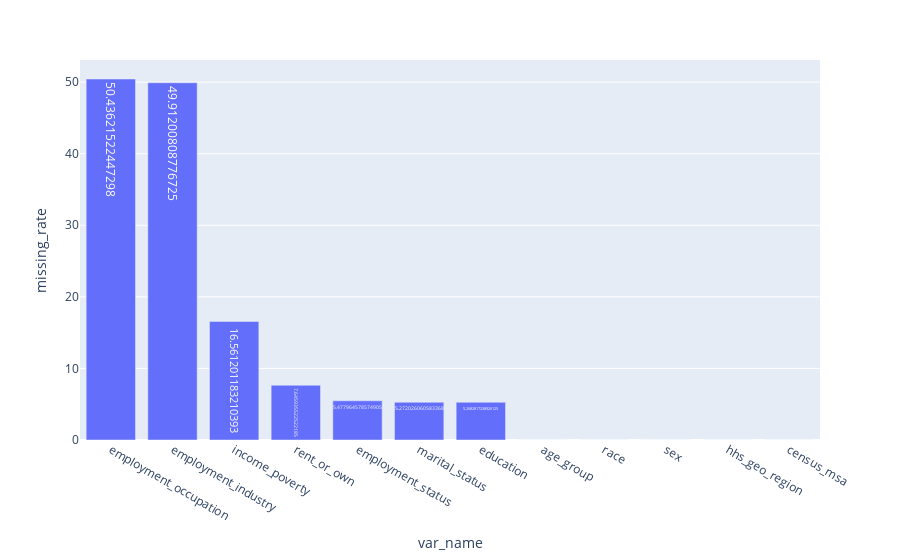

The code cell stored with this chart in its notebook:
### Code cell
fig = px.bar(data_frame=cat_missing_summary_df, x="var_name", y="missing_rate", text="missing_rate")
fig.show()

### Figure 1 — Plotly figure (JSON) as saved in the notebook; plotly's stock layout.template omitted (floating-point values rounded to 4 significant figures)
{"data": [{"alignmentgroup": "True", "hovertemplate": "var_name=%{x}<br>missing_rate=%{text}<extra></extra>", "legendgroup": "", "marker": {"color": "#636efa"}, "name": "", "offsetgroup": "", "orientation": "v", "showlegend": false, "text": [50.44, 49.91, 16.56, 7.646, 5.478, 5.272, 5.268, 0, 0, 0, 0, 0], "textposition": "auto", "type": "bar", "x": ["employment_occupation", "employment_industry", "income_poverty", "rent_or_own", "employment_status", "marital_status", "education", "age_group", "race", "sex", "hhs_geo_region", "census_msa"], "xaxis": "x", "y": [50.44, 49.91, 16.56, 7.646, 5.478, 5.272, 5.268, 0, 0, 0, 0, 0], "yaxis": "y"}], "layout": {"autosize": true, "barmode": "relative", "legend": {"tracegroupgap": 0}, "margin": {"t": 60}, "xaxis": {"anchor": "y", "autorange": true, "domain": [0, 1], "range": [-0.5, 11.5], "title": {"text": "var_name"}, "type": "category"}, "yaxis": {"anchor": "x", "autorange": true, "domain": [0, 1], "range": [0, 53.09], "title": {"text": "missing_rate"}, "type": "linear"}}}
